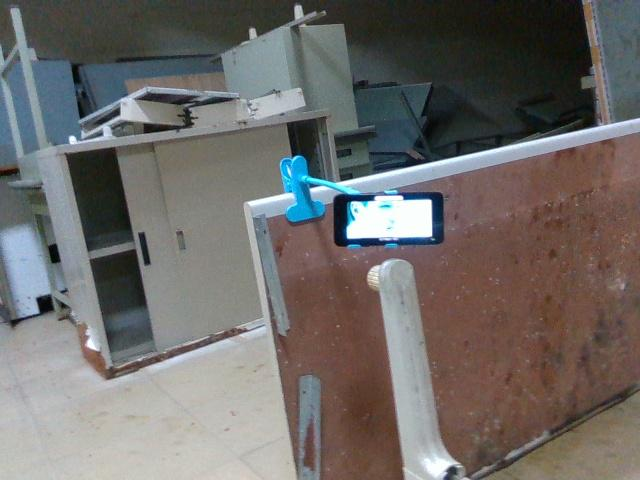
#> input picture cali_thermal/align_thermal_to_rgb/result/rgb_phone_frame000648.jpg, 640 x 480 px
$ python plot_imgs.py
#> lines starting #> are read from the running program, lines starting #| are printed output that depends on the picture
import numpy as np
import cv2
from matplotlib import pyplot as plt

rgb = cv2.imread("rgb_phone_frame000648.jpg")
#> rgb is the input picture: shape (480, 640, 3); mean B, G, R 104.7, 107.1, 110.4
thermal = cv2.imread("phone_frame000648.png")
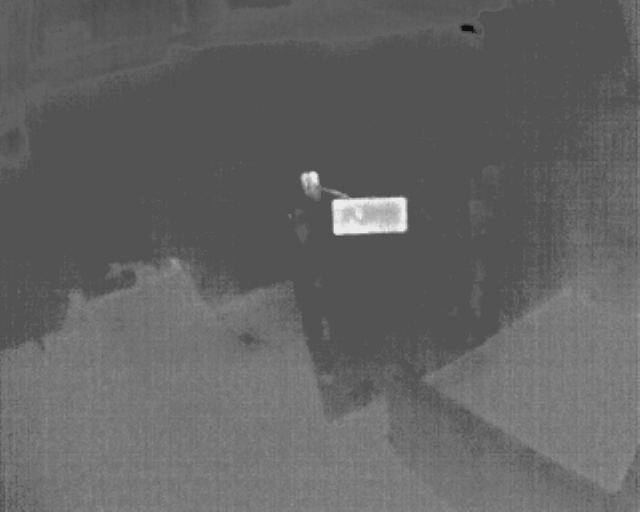
#> input picture cali_thermal/align_thermal_to_rgb/result/phone_frame000648.png, 640 x 512 px
#> thermal is the input picture: shape (512, 640, 3); min 16, max 235, mean 99.4
combined = cv2.imread("phone_frame000648.jpg")
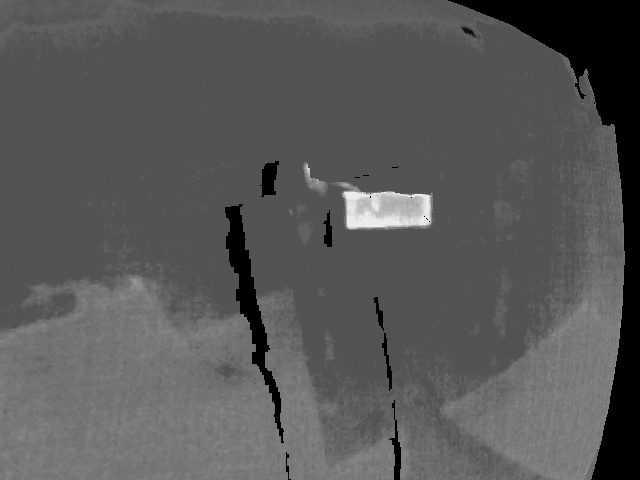
#> input picture cali_thermal/align_thermal_to_rgb/result/phone_frame000648.jpg, 640 x 480 px
#> combined is the input picture: shape (480, 640, 3); min 0, max 240, mean 88.3

rgb = cv2.cvtColor(rgb, cv2.COLOR_BGR2RGB)

plt.figure(1)
plt.subplot(2, 2, 1)
plt.title("RGB Image")
plt.imshow(rgb)
plt.subplot(2, 2, 2)
plt.title("Thermal Image")
plt.imshow(thermal)
plt.subplot(2, 2, 3)
plt.title("Align Thermal to RGB")
plt.imshow(combined)
color = cv2.applyColorMap(combined, cv2.COLORMAP_JET)
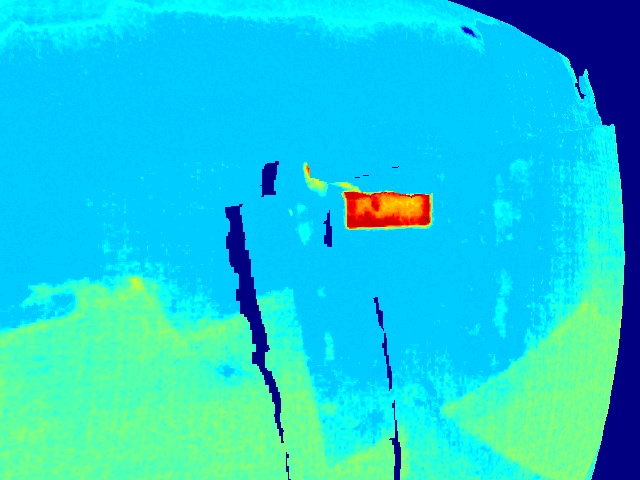
#> color: shape (480, 640, 3); mean B, G, R 218.8, 205, 26.6
weighted = cv2.addWeighted(rgb, 1.0, color, 0.1, 0.3)
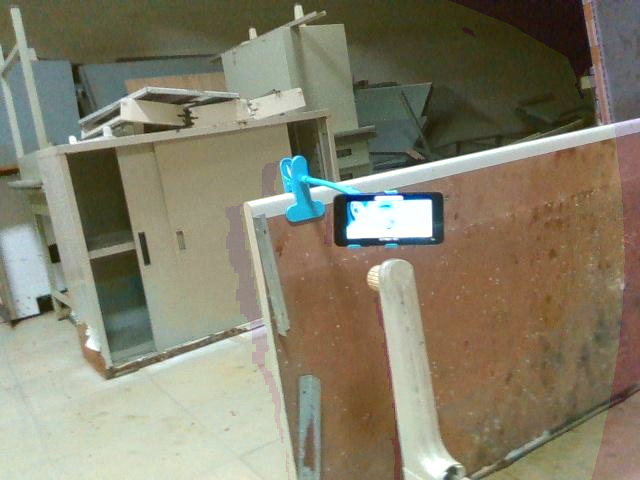
#> weighted: shape (480, 640, 3); mean R, G, B 132.6, 127.8, 107.3
plt.subplot(2, 2, 4)
plt.title("Combined")
plt.imshow(weighted)

plt.show()
